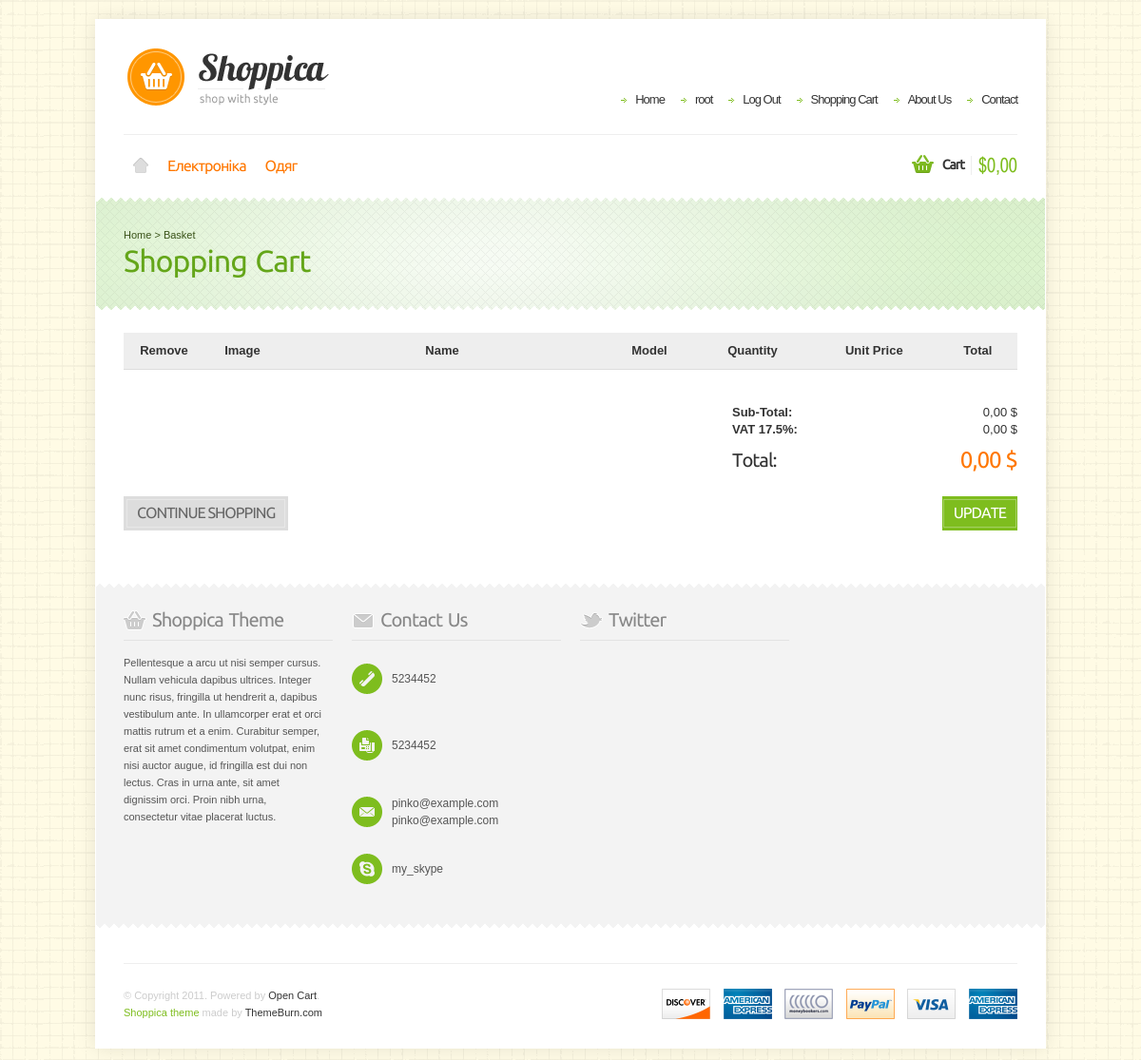
The page /cart/view/ (signed in) on the database its author committed.
### shop/models.py (models this page shows)
class User(AbstractUser):
    email = models.EmailField(
        _('email address'),
        unique=True,
    )

class Category(models.Model):
    name = models.CharField(verbose_name='Категорія', max_length=70)
    slug = AutoSlugField(populate_from='name', max_length=150, unique=True, db_index=True, verbose_name="URL")
    def __str__(self):
        return self.name
    class Meta:
        verbose_name = 'Категорія'
        verbose_name_plural = 'Категорії'

### cart/views.py (the view, shortened to what this page needs)
# urls.py: path('view/', CartView.as_view(), name='cart-view'),
@method_decorator(csrf_protect, name='dispatch')
class CartView(TemplateView):
    template_name = 'cart/cart.html'
    def get_context_data(self, **kwargs):
        context = super().get_context_data(**kwargs)
        context['products'] = get_products_in_cart(self.request.cart)
        return context

### cart/cart.py (called while the page is built, shortened)
    def update_prices(self):
        self.change = True
        self.fix()
        products = Product.objects.filter(id__in=[v['id'] for v in self.values()])
        for v in self.values():
            quantity = v['quantity']
            v['cost'] = (v['cost'] - v['unit_price_without_options'] * quantity) + products.get(id=v['id']).get_actual_price() * quantity

    def total_cost(self):
        return sum(i['cost'] for i in self.values())

    def fix(self):
        products_slug_cart = [v['slug'] for v in self.values()]
        products = Product.objects.filter(slug__in=products_slug_cart).prefetch_related('options').annotate(
            options_names=Concat('options__name', Value(' '),
                                 output_field=CharField()
                                 )).values('slug', 'options_names')
        products_dict = dict((i['slug'], i['options_names']) for i in products)

### cart/services.py (called while the page is built, shortened)
def get_products_in_cart(cart):
    cart.fix()
    products_in_cart = {product.slug: product for product in Product.objects.filter(slug__in=[v['slug'] for v in cart.values()])}
    products = {}
    return products

### shop/context_processors.py (called while the page is built)
def get_categories(request):
    return {'categories': Category.objects.prefetch_related('subcategories', 'manufacturers').all()}

def get_cart(request):
    return {'cart': request.cart}

### shop/models.py (called while the page is built)
    def __str__(self):
        return self.name

    def __str__(self):
        return self.name

### shop/templatetags/shop_filters.py (called while the page is built)
@register.filter
def price_with_vat(value, vat):
    value = float(value)
    return value + vat_of_price(value, vat)

@register.filter
def vat_of_price(value, vat):
    return value * vat / 100

### templates/cart/cart.html (shortened to what this page needs)
{% extends 'base.html' %}
{% load shop_filters %}
{% block content %}
<div id="intro">
  <div id="intro_wrap">
    <div class="container_12">
      <div id="breadcrumbs" class="grid_12">
        <a href="{% url 'shop:home' %}">Home</a>
        &gt; <a href="{% url 'cart-view' %}">Basket</a>
      </div>
      <h1>Shopping Cart</h1>
    </div>
  </div>
</div>
<div id="content" class="container_12">
  <div id="shopping_cart" class="grid_12">
    <form id="cart" class="clearfix" action="{% url 'cart-view' %}" method="post">
      <table class="s_table_1" width="100%" cellpadding="0" cellspacing="0" border="0">
        <tr>
          <th width="65">Remove</th>
          <th width="60">Image</th>
          <th width="320">Name</th>
          <th>Model</th>
          <th>Quantity</th>
          <th>Unit Price</th>
          <th>Total</th>
        </tr>
      </table>
      <br/>
      <p class="s_total"><strong>Sub-Total:</strong> {{ cart.total_cost|floatformat:2 }}<span class="s_currency s_after"> $</span></p>
      <p class="s_total"><strong>VAT 17.5%:</strong> {{ cart.total_cost|vat_of_price:17.5|floatformat:2 }}<span class="s_currency s_after"> $</span></p>
      <p class="s_total s_secondary_color last"><strong>Total:</strong> {{ cart.total_cost|price_with_vat:17.5|floatformat:2 }}<span
        class="s_currency s_after"> $</span></p>
      <br/>
      <a class="s_button_1 s_ddd_bgr left" href="{% url 'shop:home' %}"><span class="s_text">Continue Shopping</span></a>
      <button class="s_button_1 s_main_color_bgr" type="submit"><span class="s_text">Update</span></button>
    </form>
  </div>
  <br/>
  <br/>
</div>
{% endblock content %}

### templates/include/header.html (shortened to what this page needs)
{% load static %}
{% load shop_filters %}
<div id="header" class="container_12">
  <div class="grid_12">
    <a id="site_logo" href="{% url 'shop:home' %}">Shoppica store - Premium e-Commerce Theme</a>
    <div id="system_navigation" class="s_nav">
      <ul class="s_list_1 clearfix">
        <li><a href="{% url 'shop:home' %}">Home</a></li>
        {% if user.is_authenticated %}
          <li><a href="{% url 'orders-list' %}">{{ user.username }}</a></li>
          <li><a href="{% url 'logout' %}">Log Out</a></li>
        {% else %}
          <li><a href="{% url 'login' %}">Log In or Register</a></li>
        {% endif %}
        <li><a href="{% url 'cart-view' %}">Shopping Cart</a></li>
        <li><a href="{% url 'about' %}">About Us</a></li>
        <li><a href="{% url 'contact' %}">Contact</a></li>
      </ul>
    </div>
    <div id="categories" class="s_nav">
      <ul>
        <li id="menu_home"><a href="{% url 'shop:home' %}">Home</a></li>
        {% for category in categories %}
          <li><a href="{% url 'shop:products-category' category.slug %}">{{ category }}</a>
          </li>
        {% endfor %}
      </ul>
    </div>
    <div id="cart_menu" class="s_nav">
      <a href="{% url 'cart-view' %}"><span class="s_icon"></span> <small class="s_text">Cart</small><span
        class="s_grand_total s_main_color">${{ cart.total_cost|price_with_vat:17.5|floatformat:2 }}</span></a>
    </div>
  </div>
</div>

### static/stylesheet/960.css (style rules this page uses)
body { min-width: 960px; }
.container_12, .container_16 { clear: both; margin-left: auto; margin-right: auto; width: 960px; }
.grid_1, .grid_2, .grid_3, .grid_4, .grid_5, .grid_6, .grid_7, .grid_8, .grid_9, .grid_10, .grid_11, .grid_12, .grid_13, .grid_14, .grid_15, .grid_16 { display: inline; float: left; margin-left: 10px; margin-right: 10px; }
.container_12 .grid_12, .container_16 .grid_16 { width: 940px; }
.clearfix:before, .clearfix:after { content: '\0020'; display: block; overflow: hidden; visibility: hidden; width: 0; height: 0; }
.clearfix:after { clear: both; }
.clearfix { zoom: 1; }

### static/stylesheet/color.css (style rules this page uses)
body.s_layout_fixed { background-color: #fffbe5; background-image: url(../images/texture_1.png); }
.s_main_color, #twitter li span a, .s_item .s_button_add_to_cart, .s_box h2, .box .top { color: #7ebd1e; }
.s_main_color_bgr, #cart .s_icon, #shop_contacts .s_icon, .s_list_1 li, .s_item .s_button_add_to_cart .s_icon, #intro .s_button_prev, #intro .s_button_next, .buttons .button, #cart_menu .s_icon { background-color: #7ebd1e; }
.s_secondary_color, a:hover, #categories > ul > li > a, #footer_categories h2, .pagination a, #view_mode .s_selected a { color: #ff7700; }
#intro, #contact_form_icon { background-color: #def5d0; }
#intro, #breadcrumbs a { color: #395218; }
#intro h1, #intro h1 *, #intro h2, #intro h2 * { color: #64a619; ~background-color: #def5d0; }

### rows shown on the page
User: username "root"
Category: name "Електроніка"
Category: name "Одяг"

### other values the page prints
{{ cart.total_cost|price_with_vat:17.5|floatformat:2 }} "0,00"
{{ cart.total_cost|floatformat:2 }} "0,00"
{{ cart.total_cost|vat_of_price:17.5|floatformat:2 }} "0,00"
